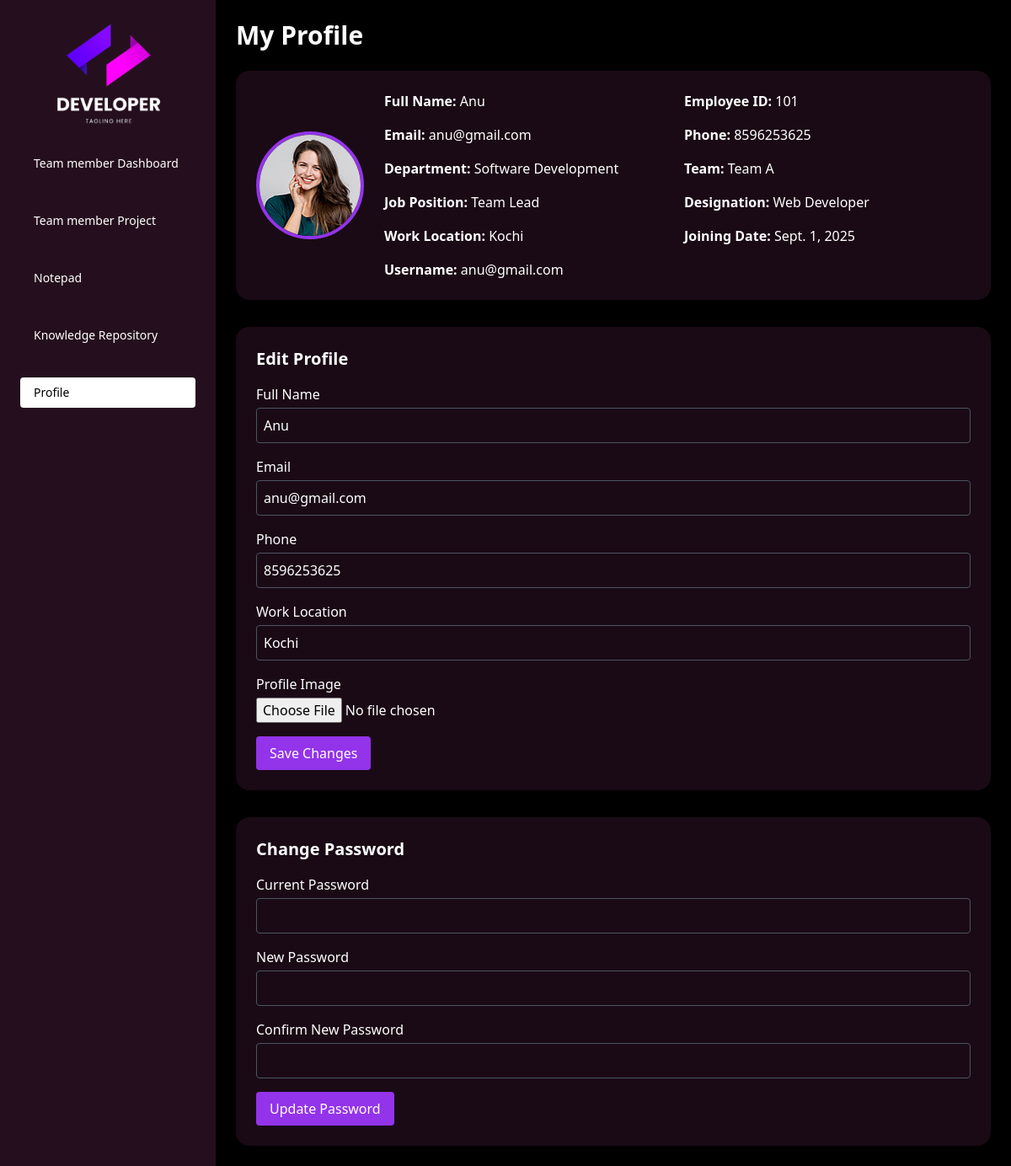
The page /teammember_profile/ (signed in) on the database as committed earlier.
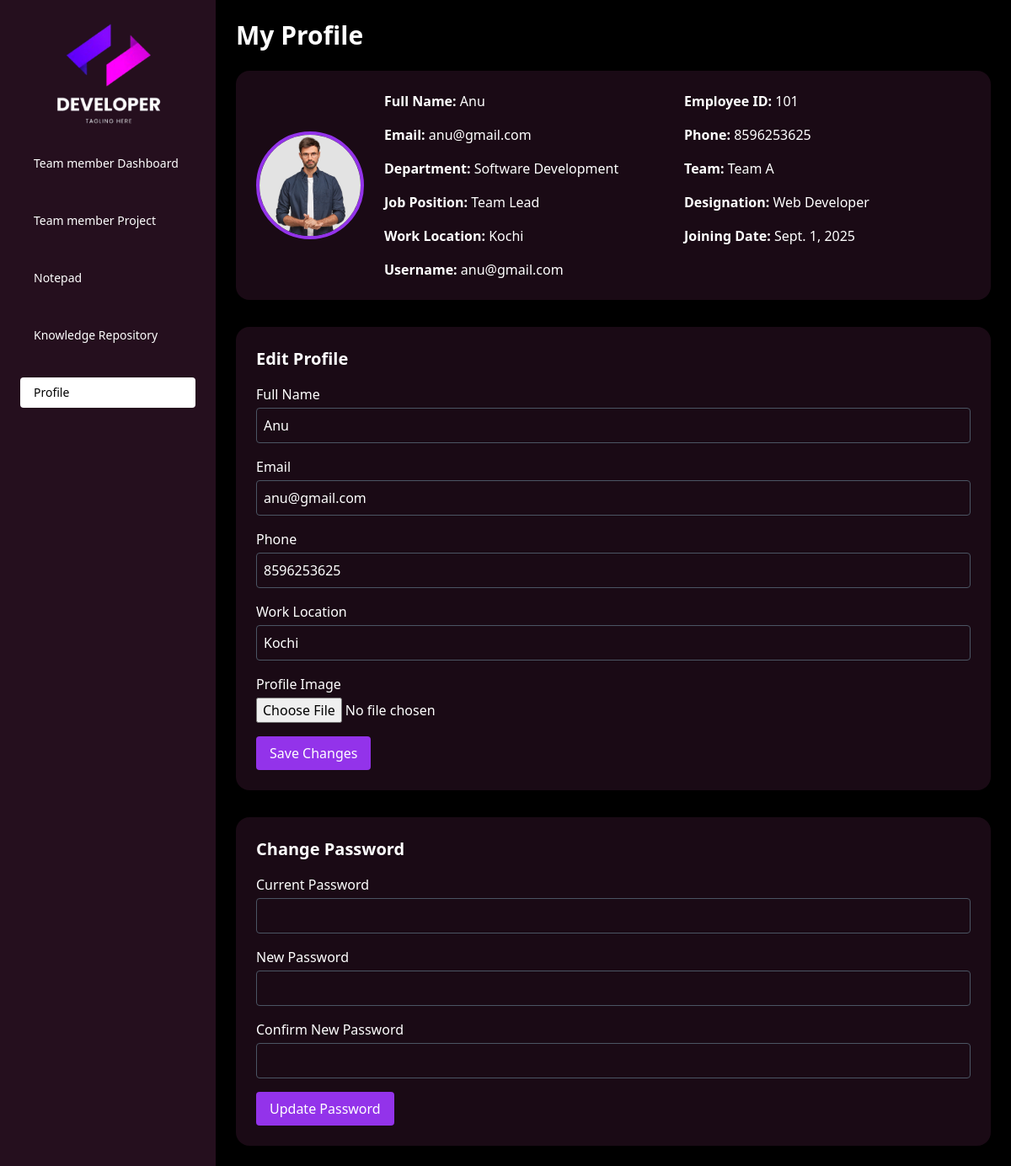
The same page on the database as committed later.
### monitoringapp/models.py (models this page shows, shortened)
class User(models.Model):
    STATUS_CHOICES = (
        ('active', 'Active'),
        ('inactive', 'Inactive'),
    )
    name = models.CharField(max_length=150)
    employee_id = models.CharField(max_length=50, unique=True)
    email = models.EmailField(unique=True)
    phone = models.CharField(max_length=15, blank=True, null=True)
    department = models.ForeignKey(Department, on_delete=models.SET_NULL, null=True)
    team = models.ForeignKey(Team, on_delete=models.SET_NULL, null=True, blank=True)
    job_Position = models.CharField(max_length=100)
    designation = models.CharField(max_length=100)
    work_location = models.CharField(max_length=150, blank=True, null=True)
    joining_date = models.DateField(auto_now_add=True)
    username = models.CharField(max_length=100, unique=True)
    password = models.CharField(max_length=128)
    status = models.CharField(max_length=10, choices=STATUS_CHOICES, default='active')
    profile_image = models.ImageField(upload_to='user_images/', blank=True, null=True)

class Department(models.Model):
    name = models.CharField(max_length=100, unique=True)

class Team(models.Model):
    name = models.CharField(max_length=100, unique=True)

### monitoringapp/views.py (the view, shortened to what this page needs)
# urls.py: path("teammember_profile/", views.teammember_profile, name="teammember_profile"),
def teammember_profile(request):
    user = get_object_or_404(User, id=request.session.get("user_id"))
    return render(request, "teammember_profile.html", {"user": user})

### monitoringapp/templates/teammember_profile.html (shortened to what the changed rows need)
{% load static %}
{% load tz %}
<!DOCTYPE html>
<html lang="en">
<head>
  <script src="https://cdn.tailwindcss.com"></script>
  <link rel="stylesheet" href="{% static 'css/admin.css' %}">
</head>
<body class="bg-black text-white font-sans select-none">
<div class="ml-0 md:ml-64 p-6">
  <h1 class="text-3xl font-bold mb-6">My Profile</h1>
  <div class="bg-[#250f1e]/70 rounded-2xl p-6 shadow-lg flex flex-col md:flex-row gap-6 items-center">
    <div class="flex-shrink-0">
      {% if user.profile_image %}
        <img src="{{ user.profile_image.url }}" class="w-32 h-32 rounded-full object-cover border-4 border-purple-600">
      {% else %}
        <img src="{% static 'images/default-user.png' %}" class="w-32 h-32 rounded-full object-cover border-4 border-purple-600">
      {% endif %}
    </div>
    <div class="flex-1 grid grid-cols-1 md:grid-cols-2 gap-4">
      <p><span class="font-semibold">Full Name:</span> {{ user.name }}</p>
      <p><span class="font-semibold">Employee ID:</span> {{ user.employee_id }}</p>
      <p><span class="font-semibold">Email:</span> {{ user.email }}</p>
      <p><span class="font-semibold">Phone:</span> {{ user.phone }}</p>
      <p><span class="font-semibold">Department:</span> {{ user.department.name }}</p>
      <p><span class="font-semibold">Team:</span> {{ user.team.name }}</p>
      <p><span class="font-semibold">Job Position:</span> {{ user.job_Position }}</p>
      <p><span class="font-semibold">Designation:</span> {{ user.designation }}</p>
      <p><span class="font-semibold">Work Location:</span> {{ user.work_location }}</p>
      <p><span class="font-semibold">Joining Date:</span> {{ user.joining_date }}</p>
      <p><span class="font-semibold">Username:</span> {{ user.username }}</p>
    </div>
  </div>
  <div class="mt-8 bg-[#250f1e]/70 rounded-2xl p-6 shadow-lg">
    <h2 class="text-xl font-semibold mb-4">Edit Profile</h2>
    <form method="POST" enctype="multipart/form-data" class="space-y-4">
      <div>
        <label class="block mb-1">Full Name</label>
        <input type="text" name="name" value="{{ user.name }}" class="w-full p-2 rounded bg-black border border-gray-600 text-white">
      </div>
      <div>
        <label class="block mb-1">Email</label>
        <input type="email" name="email" value="{{ user.email }}" class="w-full p-2 rounded bg-black border border-gray-600 text-white">
      </div>
      <div>
        <label class="block mb-1">Phone</label>
        <input type="text" name="phone" value="{{ user.phone }}" class="w-full p-2 rounded bg-black border border-gray-600 text-white">
      </div>
      <div>
        <label class="block mb-1">Work Location</label>
        <input type="text" name="work_location" value="{{ user.work_location }}" class="w-full p-2 rounded bg-black border border-gray-600 text-white">
      </div>
    </form>
  </div>
  <div class="mt-8 bg-[#250f1e]/70 rounded-2xl p-6 shadow-lg">
    <h2 class="text-xl font-semibold mb-4">Change Password</h2>
  </div>
</div>
</body>
</html>

Rows that differ between the two databases and show on the page:
changed User "Anu": profile_image: a different picture
